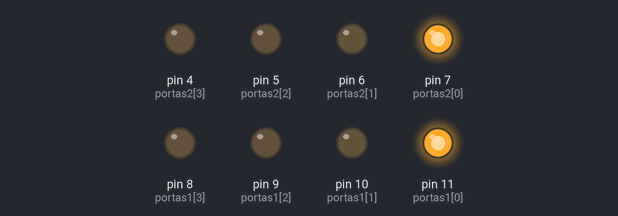
Bench run of a sketch on a simulated Arduino Uno, built with avr-gcc and run on an emulated ATmega328P. Shown: output pins drawn as LEDs (lit = HIGH). What the sketch prints to the serial monitor is not drawn.

Above: at 0.1 s.
At 1.1 s:
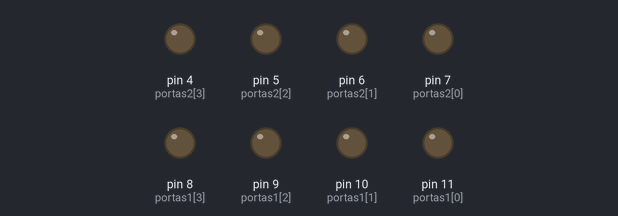
Timing chart, 0 to 2.6 s (numbered marks = the images above):
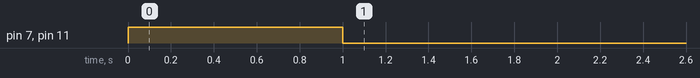

The sketch:

teste_radar.ino.ino
```cpp
#include <SoftwareSerial.h>
#include <Arduino.h>

#define um 3
#define alerta 2
//////////////////////////////////////////////////////////////////////////////////////////////////////////////
// variáveis
unsigned char a;
unsigned char b[13];
int dado;
int comtador;

//////////////////////////////////////////////////////////////////////////////////////////////////////////////
// prototipo Funções
SoftwareSerial mySerial(13, 12);
void contaTempo(void);
void Numero(int);
void Radar(void);
bool Manual(void);

byte portas1[] = { 11, 10, 9, 8 };
byte portas2[] = { 7, 6, 5, 4 };
byte num[10][4] = {
  { 0, 0, 0, 0 },
  { 0, 0, 0, 1 },
  { 0, 0, 1, 0 },
  { 0, 0, 1, 1 },
  { 0, 1, 0, 0 },
  { 0, 1, 0, 1 },
  { 0, 1, 1, 0 },
  { 0, 1, 1, 1 },
  { 1, 0, 0, 0 },
  { 1, 0, 0, 1 }
};

//////////////////////////////////////////////////////////////////////////////////////////////////////////////
// Confiruração
void setup() {

  for (int i = 0; i < 4; i++)
    pinMode(portas1[i], OUTPUT);

  for (int j = 0; j < 4; j++)
    pinMode(portas2[j], OUTPUT);
  mySerial.begin(9600);
  Serial.begin(9600);
  Serial.println("Pronto");
  Numero(88);
  digitalWrite(alerta, HIGH);
  //digitalWrite(um, HIGH);
  delay(1000);
  Numero(0);
  digitalWrite(um, LOW);
  digitalWrite(alerta, LOW);
  //[85, 106, 172, 178, 254, 254, 254, 254, 254, 254, 254, 162]
}
//////////////////////////////////////////////////////////////////////////////////////////////////////////////
// Loop Principal
void loop() {

 // Numero(0);
  Radar();
//  contaTempo();
}
/////////////////////////////////////////////////////////////////////////////////////////
void Numero(int valor) {
  int dezena = valor / 10;
  int unidade = valor % 10;

  for (int i = 0; i < 4; i++) {
    digitalWrite(portas1[i], num[dezena][i]);
    digitalWrite(portas2[i], num[unidade][i]);
  }
}
/////////////////////////////////////////////////////////////////////////////////////////
void Radar(void) {

  while (mySerial.available() >= 12) {  // Verifica se há 12 bytes disponíveis
    byte dados[12];                     // Array para armazenar os dados recebidos
    mySerial.readBytes(dados, 12);      // Lê 12 bytes da porta serial
    //Serial.println(dado);

    for (int i = 0; i < 12; i++) {
      dado = dados[i];  // Converte o byte para inteiro
      Serial.print(dado);
      delay(200);
      Serial.print(" ");
    }
     Serial.println(" ");
  }
  //Serial.println(" ");
}
/////////////////////////////////////////////////////////////////////////////////////////
void contaTempo() {
  static unsigned long lastTime1 = 0;
  unsigned long currentTime = millis();  // guarda o tempo atual
  static unsigned long intevaloDeContagem = 5000;

  if ((currentTime - lastTime1) >= intevaloDeContagem) {  // verifica se já passaram 500ms desde a última mudança
    lastTime1 = currentTime;
    comtador++;
    Numero(0);
    digitalWrite(alerta, LOW);
    Serial.println("Zero");
  }
}
```
